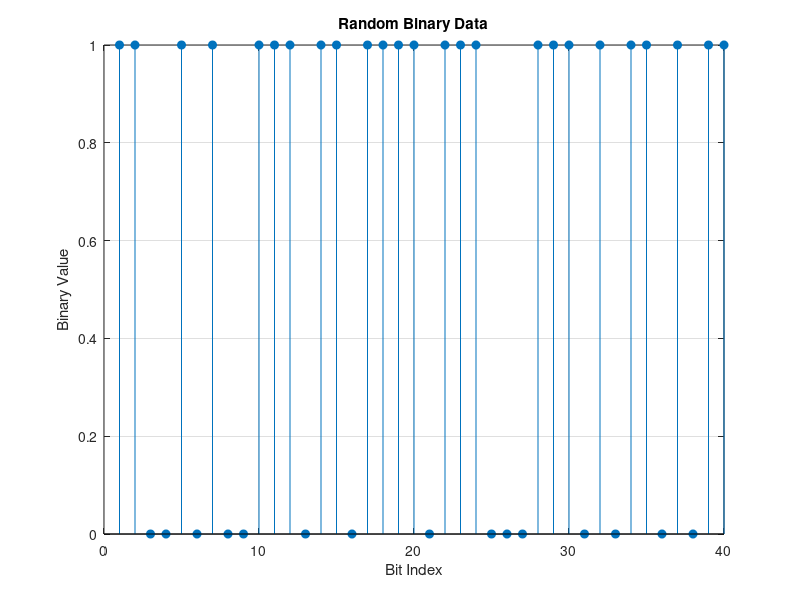
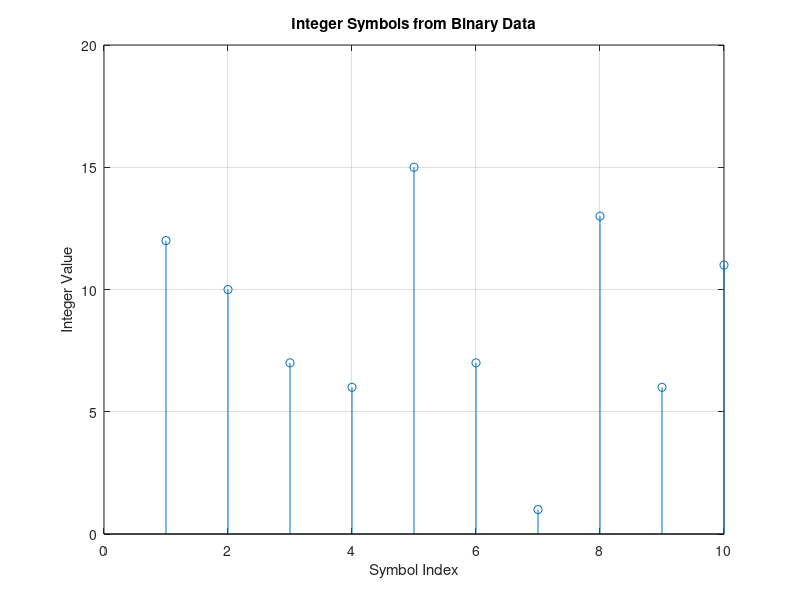
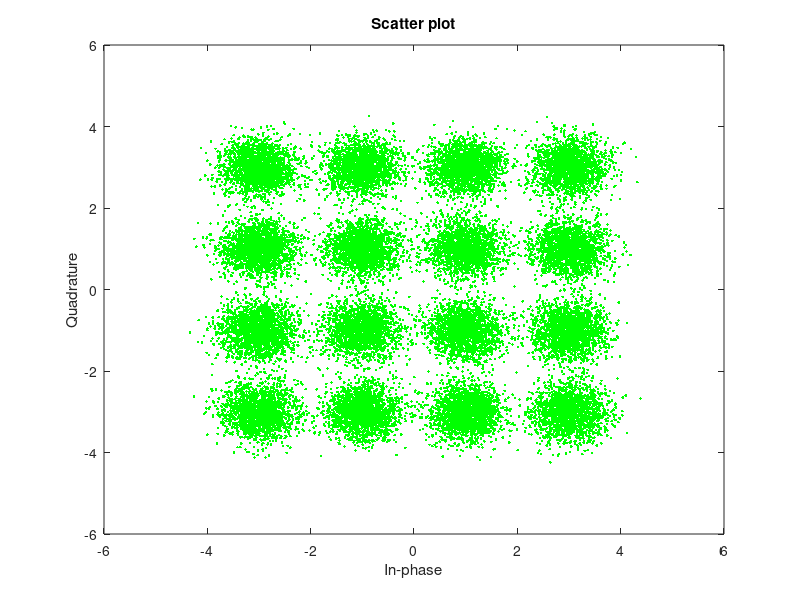
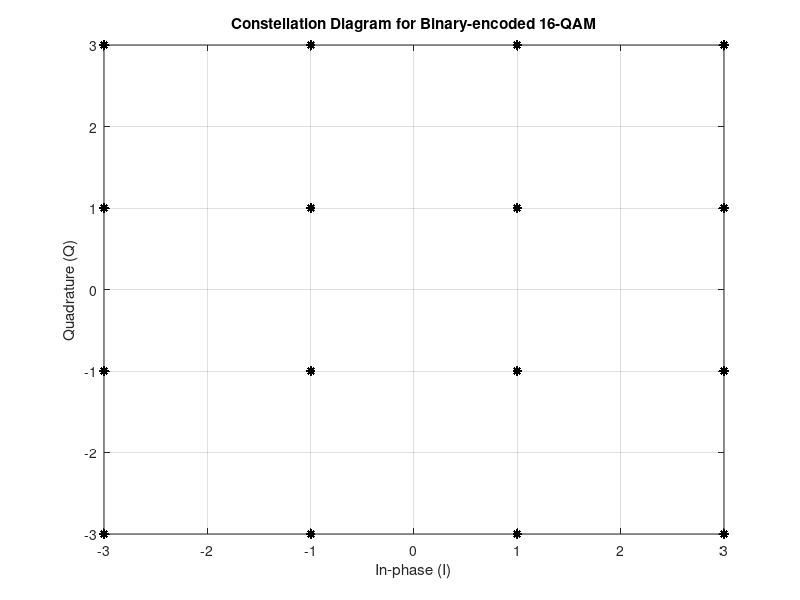

The MATLAB script that drew these images, in order:
% QAM Modulation Example

clc;
clear all;
close all;

%% Parameters
M = 16;               % Modulation order (16-QAM)
k = log2(M);          % Number of bits per symbol
n = 30000;            % Number of symbols per frame (number of bits = n * k)
sps = 1;              % Samples per symbol (no oversampling)

% Set random number generator seed for reproducibility
rng default

%% Generate Random Binary Data
% Create a vector of random bits (0s and 1s)
dataIn = randi([0 1], n * k, 1);

% Plot the first 40 bits of data
figure;
stem(dataIn(1:40), 'filled');
title('Random Binary Data');
xlabel('Bit Index');
ylabel('Binary Value');
grid on;

%% Convert Binary Data to Integer Symbols
% Reshape the binary data into groups of 'k' bits and convert to integers
dataSymbolsIn = bi2de(reshape(dataIn, k, []).', 'left-msb');

% Plot the first 10 integer symbols
figure;
stem(dataSymbolsIn(1:10));
title('Integer Symbols from Binary Data');
xlabel('Symbol Index');
ylabel('Integer Value');
grid on;

%% QAM Modulation
% Binary-encoded QAM modulation (using binary Gray mapping)
dataModBinary = qammod(dataSymbolsIn, M, 'bin');

% Gray-encoded QAM modulation (using standard Gray mapping)
dataModGray = qammod(dataSymbolsIn, M);

%% Define Eb/No (Energy per bit to Noise power spectral density ratio)
EbNo = 10;   % Set Eb/No in dB

% Convert Eb/No to SNR (Signal-to-Noise Ratio in dB)
snr = EbNo + 10 * log10(k);  % SNR = Eb/No + 10*log10(k)

%% Add AWGN Noise
% Add noise to the modulated signals based on the calculated SNR
receivedSignalBinary = awgn(dataModBinary, snr, 'measured');
receivedSignalGray = awgn(dataModGray, snr, 'measured');

%% Plot Constellation Diagrams
% Plot the constellation of the received binary-encoded QAM
figure;
scatterplot(receivedSignalBinary, 1, 0, 'g.');
hold on;
scatterplot(dataModBinary, 1, 0, 'k*');
title('Constellation Diagram for Binary-encoded 16-QAM');
xlabel('In-phase (I)');
ylabel('Quadrature (Q)');
grid on;

% Plot the constellation of the received Gray-encoded QAM
figure;
scatterplot(receivedSignalGray, 1, 0, 'g.');
hold on;
scatterplot(dataModGray, 1, 0, 'k*');
title('Constellation Diagram for Gray-encoded 16-QAM');
xlabel('In-phase (I)');
ylabel('Quadrature (Q)');
grid on;

%% QAM Demodulation
% Perform demodulation for both binary and Gray-coded signals
dataSymbolsOutBinary = qamdemod(receivedSignalBinary, M, 'bin');
dataSymbolsOutGray = qamdemod(receivedSignalGray, M);

%% Convert Demodulated Symbols back to Binary Data
% Convert demodulated integer symbols back to binary data for both binary and Gray mapping
dataOutBinary = de2bi(dataSymbolsOutBinary, k, 'left-msb').';
dataOutBinary = dataOutBinary(:);  % Reshape into a column vector

dataOutGray = de2bi(dataSymbolsOutGray, k, 'left-msb').';
dataOutGray = dataOutGray(:);  % Reshape into a column vector

%% Calculate Bit Error Rate (BER)
% Calculate the bit error rate for both binary-encoded and Gray-encoded QAM
[numErrorsBinary, berBinary] = biterr(dataIn, dataOutBinary);
fprintf('Binary-coded QAM BER: %5.2e, based on %d errors.\n', berBinary, numErrorsBinary);

[numErrorsGray, berGray] = biterr(dataIn, dataOutGray);
fprintf('Gray-coded QAM BER: %5.2e, based on %d errors.\n', berGray, numErrorsGray);

%% 16-QAM Symbol Mapping and Constellation Diagrams
% Define the symbol set for 16-QAM (integer values from 0 to M-1)
x = 0:(M-1);

% Plot 16-QAM constellation using binary encoding
symbin = qammod(x, M, 'bin');
symgray = qammod(x, M, 'gray');

% Plot the 16-QAM constellation for Gray-coded mapping
figure;
scatterplot(symgray, 1, 0, 'b*');
hold on;

% Annotate the constellation points with binary and integer values
for k = 1:M
    % Display binary representation (4-bit) and integer value for each symbol
    text(real(symgray(k)) - 0.0, imag(symgray(k)) + 0.3, dec2base(x(k), 2, 4), 'Color', [0 1 0]);
    text(real(symgray(k)) - 0.5, imag(symgray(k)) + 0.3, num2str(x(k)), 'Color', [0 1 0]);
    text(real(symbin(k)) - 0.0, imag(symbin(k)) - 0.3, dec2base(x(k), 2, 4), 'Color', [1 0 0]);
    text(real(symbin(k)) - 0.5, imag(symbin(k)) - 0.3, num2str(x(k)), 'Color', [1 0 0]);
end

% Set plot title and axis limits
title('16-QAM Symbol Mapping (Binary and Gray Coding)');
axis([-4 4 -4 4]);
xlabel('In-phase (I)');
ylabel('Quadrature (Q)');
grid on;
